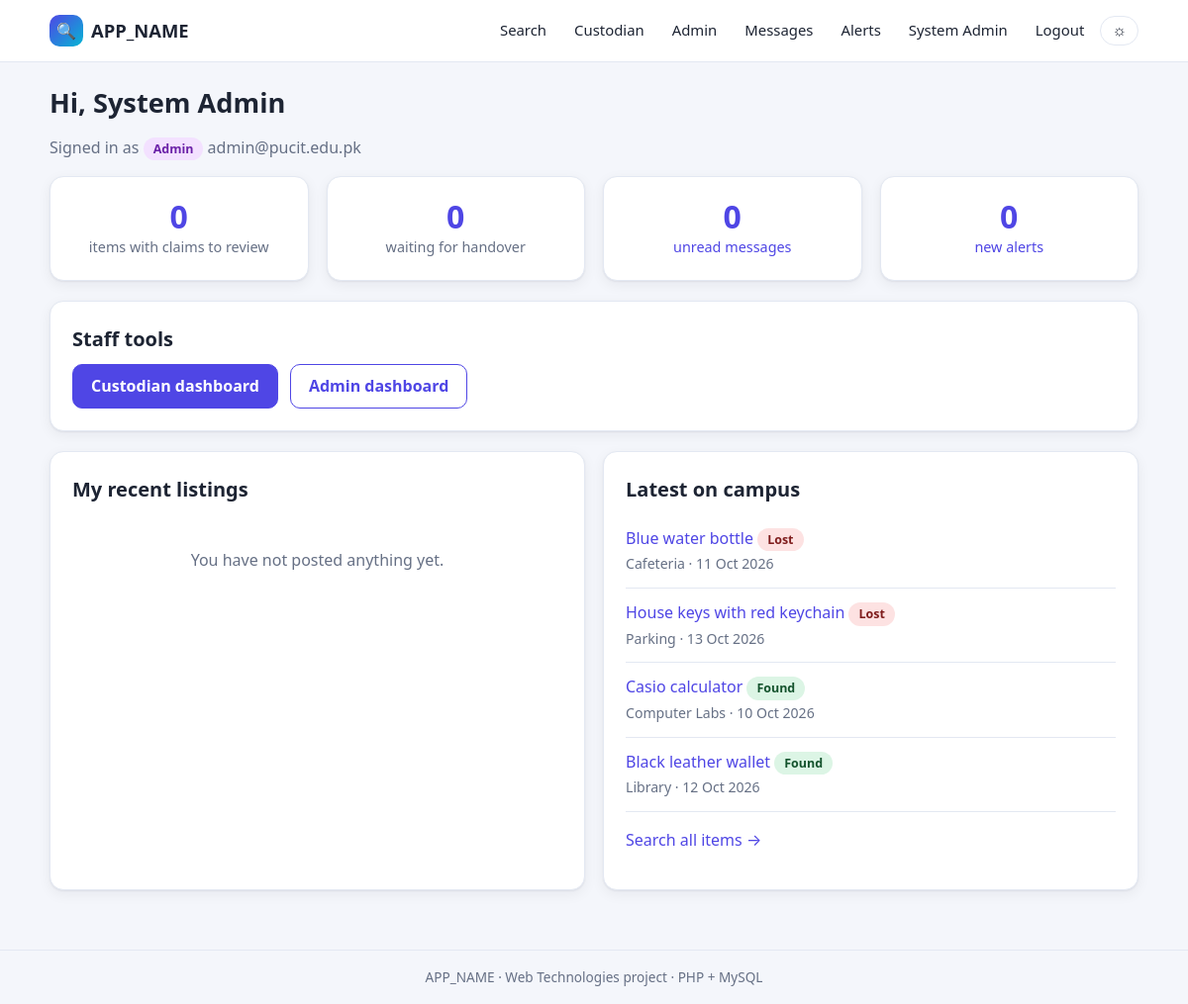
/dashboard.php (signed in), run on the app's committed database.
### tables this page shows
CREATE TABLE users (
  user_id           INT UNSIGNED AUTO_INCREMENT PRIMARY KEY,
  student_id        VARCHAR(20)  NULL UNIQUE,               
  full_name         VARCHAR(100) NOT NULL,
  email             VARCHAR(150) NOT NULL UNIQUE,           
  password_hash     VARCHAR(255) NOT NULL,
  phone             VARCHAR(20)  NULL,
  role              ENUM('student','custodian','admin') NOT NULL DEFAULT 'student',
  account_status    ENUM('active','suspended','deactivated') NOT NULL DEFAULT 'active',
  suspended_until   DATETIME     NULL,                      
  suspension_reason VARCHAR(255) NULL,
  created_at        DATETIME DEFAULT CURRENT_TIMESTAMP
);

CREATE TABLE items (
  item_id        INT UNSIGNED AUTO_INCREMENT PRIMARY KEY,
  reporter_id    INT UNSIGNED NOT NULL,
  report_type    ENUM('lost','found') NOT NULL,
  title          VARCHAR(120) NOT NULL,
  category_id    INT UNSIGNED NOT NULL,
  location_id    INT UNSIGNED NOT NULL,
  description    TEXT NOT NULL,                             
  incident_date  DATE NOT NULL,
  item_status    ENUM('open','claim_pending','ready_for_handover','recovered','closed','removed')
                 NOT NULL DEFAULT 'open',
  is_high_value  TINYINT(1) NOT NULL DEFAULT 0,
  created_at     DATETIME DEFAULT CURRENT_TIMESTAMP,
  FOREIGN KEY (reporter_id) REFERENCES users(user_id),
  FOREIGN KEY (category_id) REFERENCES categories(category_id),
  FOREIGN KEY (location_id) REFERENCES campus_locations(location_id),
  INDEX idx_status_type_date (item_status, report_type, incident_date),
  INDEX idx_cat_loc (category_id, location_id),
  INDEX idx_reporter (reporter_id, created_at)
);

CREATE TABLE campus_locations (
  location_id   INT UNSIGNED AUTO_INCREMENT PRIMARY KEY,
  location_name VARCHAR(80) NOT NULL UNIQUE,
  is_active     TINYINT(1) NOT NULL DEFAULT 1
);

### config/database.php (called while the page is built, shortened)
<?php
function db(): PDO
{
    static $pdo = null;
    if ($pdo === null) {
        $dsn = 'mysql:host=' . DB_HOST . ';dbname=' . DB_NAME . ';charset=utf8mb4';
        try {
            $pdo = new PDO($dsn, DB_USER, DB_PASS, [
                PDO::ATTR_ERRMODE            => PDO::ERRMODE_EXCEPTION,
                PDO::ATTR_DEFAULT_FETCH_MODE => PDO::FETCH_ASSOC,
                PDO::ATTR_EMULATE_PREPARES   => false,
                PDO::MYSQL_ATTR_FOUND_ROWS   => true,
                PDO::MYSQL_ATTR_INIT_COMMAND => "SET time_zone = '+05:00'",
            ]);
        } catch (PDOException $e) {
            http_response_code(500);
            exit('<h2>Database connection failed.</h2><p>Is MySQL running in XAMPP and did you import '
               . '<code>database/schema.sql</code>? Check <code>config/config.php</code>.</p>');
        }
    }
    return $pdo;
}

### includes/auth.php (called while the page is built, shortened)
<?php
function isLoggedIn(): bool
{
    return isset($_SESSION['user_id']);
}
function currentUser(): ?array
{
    static $user = false;
    if ($user !== false) {
        return $user;
    }
    $stmt = db()->prepare(
        'SELECT
            user_id, student_id, full_name, email, phone, role, account_status, suspended_until, suspension_reason
        FROM users WHERE user_id = ?'
    );
    $stmt->execute([$_SESSION['user_id']]);
    $row = $stmt->fetch();
    $row['is_suspended'] = $row['account_status'] === 'suspended'
        && ($row['suspended_until'] === null || strtotime($row['suspended_until']) > time());
    return $user = $row;
}
function isStaff(?array $u): bool
{
    if ($u['role'] === 'custodian' || $u['role'] === 'admin') {
        return true;
    }
    return false;
}
function requireLogin(): array
{
    $u = currentUser();
    return $u;
}

### public/dashboard.php (the view, shortened to what this page needs)
<?php
$u = requireLogin();
$user_id = (int) $u['user_id'];
$pdo = db();
function scalar(string $sql, array $params = []): int
{
    $stmt = db()->prepare($sql);
    $stmt->execute($params);
    return (int) $stmt->fetchColumn();
}
$myOpen = scalar("SELECT COUNT(*) FROM items WHERE reporter_id = ? AND item_status IN ('open','claim_pending','ready_for_handover')", [$user_id]);
$myClaims = scalar("SELECT COUNT(*) FROM claims WHERE claimant_id = ? AND claim_status IN ('pending','under_review','approved')", [$user_id]);
$unreadMsg = unread_messages($user_id);
$unreadNotif = unread_notifications($user_id);
$recent = $pdo->prepare(
    "SELECT item_id, title, report_type, item_status, created_at FROM items
     WHERE reporter_id = ? AND item_status <> 'removed' ORDER BY created_at DESC LIMIT 5"
);
$recent->execute([$user_id]);
$recent = $recent->fetchAll();
$latest = $pdo->query(
    "SELECT
        i.item_id, i.title, i.report_type, i.incident_date, c.category_name, l.location_name
    FROM items i JOIN categories c ON c.category_id = i.category_id JOIN campus_locations l ON l.location_id = i.location_id
    WHERE i.item_status IN ('open','claim_pending') ORDER BY i.created_at DESC LIMIT 5"
)->fetchAll();
page_header('Dashboard');
?>
<div class="row between">
    <div>
        <h1>Hi, <?= e($u['full_name']) ?></h1>
        <p class="muted">Signed in as <?= badge($u['role']) ?> <?= e($u['email']) ?></p>
    </div>
</div>
<div class="grid grid-4">
    <?php if ($u['role'] === 'student'): ?>
        <div class="card stat">
            <b><?= $myOpen ?></b>
            <span>my active listings</span>
        </div>
        <div class="card stat">
            <b><?= $myClaims ?></b>
            <span>my active claims</span>
        </div>
    <?php else: ?>
        <div class="card stat">
            <b>
                <?= scalar("SELECT COUNT(DISTINCT item_id) FROM claims WHERE claim_status IN ('pending','under_review')") ?>
            </b>
            <span>items with claims to review</span>
        </div>
        <div class="card stat">
            <b>
                <?= scalar("SELECT COUNT(*) FROM items WHERE item_status = 'ready_for_handover'") ?>
            </b>
            <span>waiting for handover</span>
        </div>
    <?php endif; ?>
    <div class="card stat">
        <b><?= $unreadMsg ?></b>
        <span>
            <a href="<?= e(url('messages/inbox.php')) ?>">unread messages</a>
        </span>
    </div>
    <div class="card stat">
        <b><?= $unreadNotif ?></b>
        <span>
            <a href="<?= e(url('notifications.php')) ?>">new alerts</a>
        </span>
    </div>
</div>
<?php if (isStaff($u)): ?>
    <div class="card">
        <h2>Staff tools</h2>
        <div class="row">
            <a class="btn" href="<?= e(url('custodian/index.php')) ?>">Custodian dashboard</a>
            <?php if ($u['role'] === 'admin'): ?>
                <a class="btn ghost" href="<?= e(url('admin/index.php')) ?>">Admin dashboard</a>
            <?php endif; ?>
        </div>
    </div>
<?php endif; ?>
<div class="grid grid-2">
    <div class="card">
        <h2>My recent listings</h2>
        <?php if (!$recent): ?>
            <div class="empty">You have not posted anything yet.</div>
        <?php endif; ?>
    </div>
    <div class="card">
        <h2>Latest on campus</h2>
        <?php if (!$latest): ?>
            <div class="empty">No open items yet.</div>
        <?php else: ?>
            <?php foreach ($latest as $r): ?>
                <div class="notif">
                    <span><a href="<?= e(url('items/view.php?id=' . $r['item_id'])) ?>"><?= e($r['title']) ?></a>
                        <?= badge($r['report_type']) ?><br><span class="muted small"><?= e($r['location_name']) ?> &middot; <?= e(fmt_date($r['incident_date'])) ?></span></span>
                </div>
            <?php endforeach; ?>
        <?php endif; ?>
        <p><a href="<?= e(url('items/index.php')) ?>">Search all items &rarr;</a></p>
    </div>
</div>
<?php page_footer();

### includes/layout.php (shortened to what this page needs)
<?php
function nav_link(string $path, string $label, string $active, string $key, string $extra = ''): string
{
    $cls = $active === $key ? ' class="active"' : '';
    return '<a' . $cls . ' href="' . e(url($path)) . '">' . e($label) . $extra . '</a>';
}
function page_header(string $title, string $active = ''): void
{
    $u = currentUser();
    ?>
<!DOCTYPE html>
<html lang="en">
<head>
    <link rel="stylesheet" href="<?= e(url('assets/css/style.css')) ?>">
</head>
<body>
<header class="topbar">
    <div class="container topbar-inner">
        <a class="brand" href="<?= e(url($u ? 'dashboard.php' : 'index.php')) ?>">
            <span class="brand-mark">&#128269;</span> <?= e(APP_NAME) ?>
        </a>
        <nav class="nav" id="main-nav">
            <?php if ($u): ?>
                <?= nav_link('items/index.php', 'Search', $active, 'search') ?>
                <?php if (isStaff($u)): ?>
                    <?= nav_link('custodian/index.php', 'Custodian', $active, 'custodian') ?>
                <?php endif; ?>
                <?php if ($u['role'] === 'admin'): ?>
                    <?= nav_link('admin/index.php', 'Admin', $active, 'admin') ?>
                <?php endif; ?>
                <?php $um = unread_messages((int) $u['user_id']); $un = unread_notifications((int) $u['user_id']); ?>
                <?= nav_link('messages/inbox.php', 'Messages', $active, 'messages', $um ? ' <span class="pill">' . $um . '</span>' : '') ?>
                <?= nav_link('notifications.php', 'Alerts', $active, 'notifications', $un ? ' <span class="pill">' . $un . '</span>' : '') ?>
                <?= nav_link('profile.php', $u['full_name'], $active, 'profile') ?>
                <a href="<?= e(url('logout.php')) ?>">Logout</a>
            <?php else: ?>
                <?= nav_link('login.php', 'Login', $active, 'login') ?>
                <?= nav_link('register.php', 'Register', $active, 'register') ?>
            <?php endif; ?>
            <button class="theme-toggle" type="button" title="Toggle dark mode" data-theme-toggle>&#9788;</button>
        </nav>
    </div>
</header>
<main class="container">
<?php
}
function page_footer(): void
{
    ?>
</main>
<footer class="footer">
    <div class="container">
        <?= e(APP_NAME) ?> &middot; Web Technologies project &middot; PHP + MySQL
    </div>
</footer>
</body>
</html>
<?php
}

### includes/helpers.php (shortened to what this page needs)
<?php
function e(?string $value): string
{
    return htmlspecialchars($value ?? '', ENT_QUOTES, 'UTF-8');
}
function base_url(): string
{
    static $base = null;
    if ($base !== null) {
        return $base;
    }
    if (BASE_URL_OVERRIDE !== '') {
        return $base = rtrim(BASE_URL_OVERRIDE, '/');
    }
    return $base = '/campus-lost-found/public';
}
function url(string $path = ''): string
{
    return base_url() . '/' . ltrim($path, '/');
}
function unread_notifications(int $userId): int
{
    $stmt = db()->prepare('SELECT COUNT(*) FROM notifications WHERE user_id = ? AND is_read = 0');
    $stmt->execute([$userId]);
    return (int) $stmt->fetchColumn();
}
function unread_messages(int $userId): int
{
    $stmt = db()->prepare("SELECT COUNT(*) FROM messages WHERE recipient_id = ? AND message_status = 'sent'");
    $stmt->execute([$userId]);
    return (int) $stmt->fetchColumn();
}
function status_label(string $s): string
{
    return ucwords(str_replace('_', ' ', $s));
}
function badge(string $status): string
{
    return '<span class="badge badge-' . e($status) . '">' . e(status_label($status)) . '</span>';
}
function fmt_date(?string $d): string
{
    return $d ? date('d M Y', strtotime($d)) : '-';
}

### public/assets/css/style.css (style rules this page uses)
:root { --bg: #f4f6fb; --card: #ffffff; --text: #1d2433; --muted: #667085; --border: #e3e8f2; --primary: #4f46e5; --primary-d: #3d36c4; --accent: #f59e0b; --ok: #16a34a; --warn: #d97706; --bad: #dc2626; --info: #0284c7; --shadow: 0 1px 2px rgba(16, 24, 40, .06), 0 4px 14px rgba(16, 24, 40, .06); --radius: 14px; }
* { box-sizing: border-box; }
html { scroll-behavior: smooth; }
body { margin: 0; font: 16px/1.55 system-ui, -apple-system, "Segoe UI", Roboto, sans-serif; background: var(--bg); color: var(--text); min-height: 100vh; display: flex; flex-direction: column; }
main { flex: 1; padding-top: 24px; padding-bottom: 40px; }
.container { width: min(1100px, 100% - 32px); margin-inline: auto; }
a { color: var(--primary); text-decoration: none; }
h1 { font-size: 1.7rem; margin: 0 0 .4em; line-height: 1.25; }
h2 { font-size: 1.25rem; margin: 1.2em 0 .5em; }
.muted { color: var(--muted); }
.small { font-size: .88rem; }
.topbar { background: var(--card); border-bottom: 1px solid var(--border); position: sticky; top: 0; z-index: 20; }
.topbar-inner { display: flex; align-items: center; justify-content: space-between; gap: 16px; min-height: 62px; }
.brand { font-weight: 800; font-size: 1.15rem; color: var(--text); display: flex; align-items: center; gap: 8px; }
.brand-mark { background: linear-gradient(135deg, var(--primary), #06b6d4); border-radius: 10px; padding: 4px 7px; font-size: 1rem; }
.nav { display: flex; align-items: center; gap: 4px; flex-wrap: wrap; justify-content: flex-end; }
.nav a { color: var(--text); padding: 7px 12px; border-radius: 999px; font-size: .93rem; }
.nav-toggle, .theme-toggle { background: none; border: 1px solid var(--border); color: var(--text); border-radius: 999px; cursor: pointer; padding: 5px 11px; font-size: 1rem; }
.card { background: var(--card); border: 1px solid var(--border); border-radius: var(--radius); padding: 22px; box-shadow: var(--shadow); margin-bottom: 20px; }
.card h2:first-child { margin-top: 0; }
.grid { display: grid; gap: 18px; }
.grid-2 { grid-template-columns: repeat(2, 1fr); }
.grid-4 { grid-template-columns: repeat(4, 1fr); }
.row { display: flex; gap: 12px; flex-wrap: wrap; align-items: center; }
.row.between { justify-content: space-between; }
.stat { text-align: center; }
.stat b { display: block; font-size: 2rem; line-height: 1.1; color: var(--primary); }
.stat span { color: var(--muted); font-size: .9rem; }
.btn, button.btn { display: inline-block; background: var(--primary); color: #fff; border: 1px solid var(--primary); padding: 9px 18px; border-radius: 10px; font: inherit; font-weight: 600; cursor: pointer; }
.btn.ghost { background: transparent; color: var(--primary); }
.badge { display: inline-block; padding: 2px 10px; border-radius: 999px; font-size: .78rem; font-weight: 700; background: var(--border); color: var(--text); }
.badge-open, .badge-found, .badge-approved, .badge-completed, .badge-recovered, .badge-active, .badge-resolved { background: #dcf5e5; color: #14532d; }
.badge-lost, .badge-rejected, .badge-removed, .badge-suspended, .badge-cancelled { background: #fde2e2; color: #7f1d1d; }
.badge-admin { background: #f3e1ff; color: #6b21a8; }
.notif { display: flex; justify-content: space-between; gap: 14px; padding: 12px 0; border-bottom: 1px solid var(--border); }
.empty { text-align: center; padding: 34px 10px; color: var(--muted); }
.footer { border-top: 1px solid var(--border); padding: 16px 0; color: var(--muted); font-size: .85rem; text-align: center; }

### data on the page
users: full_name "System Admin", role "Admin", email "admin@pucit.edu.pk"
items: title "Blue water bottle", report_type "Lost", location.location_name "Cafeteria", incident_date "11 Oct 2026"
items: title "House keys with red keychain", report_type "Lost", location.location_name "Parking", incident_date "13 Oct 2026"
items: title "Casio calculator", report_type "Found", location.location_name "Computer Labs", incident_date "10 Oct 2026"
items: title "Black leather wallet", report_type "Found", location.location_name "Library", incident_date "12 Oct 2026"

### other printed values
APP_NAME "APP_NAME"
$label "Search Custodian Admin Messages Alerts"
$unreadMsg "0"
$unreadNotif "0"
